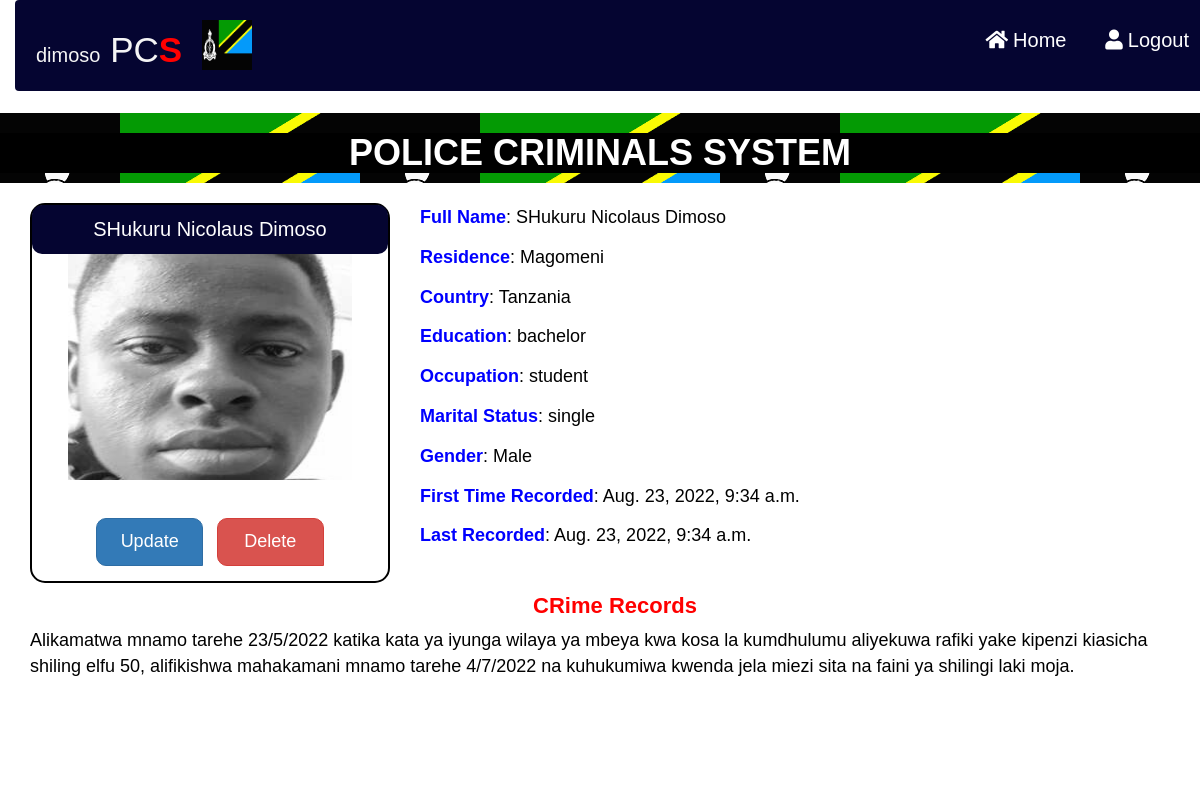
/view_criminals_records/1/ (signed in), run on the app's committed database.
### MyApp/models.py (models this page shows, shortened)
class Records(models.Model):
    criminals = models.ForeignKey(Criminals, on_delete=models.CASCADE)
    case_records = models.TextField()
    recorded_at = models.DateTimeField(auto_now_add=True, blank=True, null=True)
    updated_at = models.DateTimeField(auto_now = True, blank=True, null=True)

class Criminals(models.Model):
    name = models.CharField(max_length=200)
    residence = models.CharField(max_length=50)
    country = models.CharField(max_length=50, default="Tanzania")
    education = models.CharField(max_length=150, blank=True, null=True)
    occupation = models.CharField(max_length=150, blank=True, null=True)
    marital_status = models.CharField(max_length=50, blank=True, null=True)
    Gender_Choices = (
            ('', 'Choose Gender'),
            ('Male', 'Male'),
            ('Female', 'Female'),
        )
    gender = models.CharField(choices=Gender_Choices,max_length=7)
    recorded_at = models.DateTimeField(auto_now_add=True, blank=True, null=True)
    updated_at = models.DateTimeField(auto_now = True, blank=True, null=True)
    image = models.ImageField(upload_to="crimanls/")
    class Meta:
        verbose_name_plural = "Criminals"

### MyApp/views.py (the view)
# urls.py: path('view_criminals_records/<int:id>/', views.view_criminals_records, name="view_criminals_records"),
@login_required(login_url='signin')
def view_criminals_records(request, id):
	records = Records.objects.get(id=id)
	context = {
		"records":records,
	}
	return render(request, 'view_criminals_records.html', context)

### MyApp/templates/view_criminals_records.html (shortened to what this page needs)
{% extends 'base.html' %}
{% load static %}
{% block content %}
<!DOCTYPE html>
<html>
<head>
</head>
<body>
<div class="container-fluid" style="margin-top: 5px;">
<div class="row" style="margin-bottom: 1cm;">
{% if records %}
  <div class="col-md-4" style="margin-top: 15px;">
<div class="card text-center" style="border: 2px solid black;border-radius: 15px;">
  <div class="card-header" style="background-color: rgb(5,5,49);color: white;padding: 10px;font-size: 20px;border-radius: 10px;">
    {{records.criminals.name}}
  </div>
  <div class="card-body">
{% if records.criminals.image %}
    <center>
      <img src="{{records.criminals.image.url}}"  class="rounded-circle" style="width: 80%;height: 6cm;">
    </center>
{% else %}
  <center><h1 style="color: black;font-size: 22px;font-weight: bold;">NO IMAGE</h1></center>
  {% endif %}
  {% if user.is_superuser %}
      <div style="margin-top: 1cm;">
    <a href="{% url 'update_criminal_records' records.id %}" class="btn btn-primary" style="margin-right: 10px; margin-bottom: 15px;font-size: 18px;width: 30%;padding: 10px; border-radius: 10px;border-bottom-right-radius: 0px;">Update</a>
    <a href="{% url 'delete_criminal_records' records.id %}" class="btn btn-danger" style="margin-bottom: 15px;font-size: 18px;width: 30%;padding: 10px; border-radius: 10px;border-bottom-right-radius: 0px;">Delete</a>
    </div>
  {% endif %}
  </div>
</div>
  </div>
<div class="col-md-8" style="margin-bottom: 1cm;">
  <p>
    <h2><span style="color: blue;font-weight: bold;">Full Name</span>: {{records.criminals.name}}</h2>
    <h2><span style="color: blue;font-weight: bold;">Residence</span>: {{records.criminals.residence}}</h2>
    <h2><span style="color: blue;font-weight: bold;">Country</span>: {{records.criminals.country}}</h2>
    {% if records.criminals.education %}
    <h2><span style="color: blue;font-weight: bold;">Education</span>: {{records.criminals.education}}</h2>
    {% endif %}
    {% if records.criminals.occupation %}
    <h2><span style="color: blue;font-weight: bold;">Occupation</span>: {{records.criminals.occupation}}</h2>
    {% endif %}
    <h2><span style="color: blue;font-weight: bold;">Marital Status</span>: {{records.criminals.marital_status}}</h2>
    <h2><span style="color: blue;font-weight: bold;">Gender</span>: {{records.criminals.gender}}</h2>
    <h2><span style="color: blue;font-weight: bold;">First Time Recorded</span>: {{records.criminals.recorded_at}}</h2>
    <h2><span style="color: blue;font-weight: bold;">Last Recorded</span>: {{records.criminals.recorded_at}}</h2>
  </p>
</div>
  {% else %}
  <center><h2 style="color: black;">No Any Records</h2></center>
  {% endif %}
<div class="row" style="margin-bottom: 2cm;margin-left: 15px;margin-top: 1cm;">
  <center><h1 style="font-size: 22px;color: red;font-weight: bold;">CRime Records</h1></center>
  <p style="font-size: 18px;color: black; font-family:'poppins', sans-serif;">
    {{records.case_records}}
  </p>
</div>
</div>
</div>
</body>
</html>
{% endblock %}

### MyApp/templates/base.html (shortened to what this page needs)
{% load static %}
<!DOCTYPE html>
<html>
<head>
 <link href="{% static 'MyApp/vendor/fontawesome-free/css/all.min.css' %}" rel="stylesheet">
     <link rel="stylesheet" href="{% static 'MyApp/jqueryui/jquery-ui.css' %}">
    <link rel="stylesheet" href="{% static 'MyApp/jqueryui/jquery-ui.structure.min.css' %}">
    <link rel="stylesheet" href="{% static 'MyApp/jqueryui/jquery-ui.structure.css' %}">
    <link rel="stylesheet" href="{% static 'MyApp/jqueryui/jquery-ui.theme.min.css' %}">
     <link rel="stylesheet" href="{% static 'MyApp/jqueryui/jquery-ui.theme.css' %}">
    <link href="{% static 'MyApp/css/animate.min.css' %}" rel="stylesheet">
    <link href="{% static 'MyApp/css/bootstrap.css' %}" rel="stylesheet">
    <link href="{% static 'MyApp/vendor/bootstrap-icons/bootstrap-icons.css' %}" rel="stylesheet">
    <link href="{% static 'MyApp/vendor/fontawesome-free/css/all.min.css' %}" rel="stylesheet">
</head>
<body style="">
<div class="container-fluid" style="margin-top: ;">
<nav class="navbar">
  <h1 class="logo"><span style="font-size: 20px;">{{user.username}}</span> PC<span style="color: red;font-weight: bold;">S</span></h1>
  <span style="float: right;" data-bs-toggle="modal" data-bs-target="image">
         <img src="{% static 'MyApp/img/police.png' %}" data-bs-toggle="modal" data-bs-target="#image" class="rounded-circle" style="width: 50px;height: 50px;margin-left: 20px;">
</span>
  <ul class="desktop-list">
   {% if user.is_authenticated %}
  <a href="{% url 'home' %}">
          <li data-bs-toggle="modal" data-bs-target="#chat" style="color: white;font-size: 20px;margin-right: 5px;"><i class='fa fa-home icon' data-bs-toggle="modal" data-bs-target="#chat" style="color: white;font-size: 20px;margin-right: 5px;"></i>Home</li></a>
<a href="{% url 'logout' %}">
          <li data-bs-toggle="modal" data-bs-target="#chat" style="color: white;font-size: 20px;margin-right: 5px;"><i class='fa fa-user icon' data-bs-toggle="modal" data-bs-target="#chat" style="color: white;font-size: 20px;margin-right: 5px;"></i>Logout</li></a>
{% else %}
            <li><a href="{% url 'signin' %}">SignIn</a></li>
            <li><a href="{% url 'signup' %}">SignUp</a></li>
            {% endif %}
  </ul>
</nav>
<div style="margin-top: 3cm;">
<div class="row header-image">
<center><h1 style="color: white;font-weight: bold;background: black;background-size: cover;">POLICE CRIMINALS SYSTEM</h1></center>
</div>
</div>
<section class="home">
{% block content %}
{% endblock %}
</section>
    <link href="{% static 'MyApp/js/bootstrap.js' %}" rel="stylesheet">
</body>
</html>

### MyApp/templates/view_criminals_records.html (style rules this page uses)
.card { width: 100%; transition-property: all; transition-duration: 1s; transition-delay: .5s; transition-timing-function: ease-in; }
h2 { font-family: 'poppins', sans-serif; font-size: 18px; color: black; }

### data on the page
Records: criminals.name "SHukuru Nicolaus Dimoso", criminals.image (picture), criminals.residence "Magomeni", criminals.country "Tanzania", criminals.education "bachelor", criminals.occupation "student", criminals.marital_status "single", criminals.gender "Male", criminals.recorded_at "Aug. 23, 2022, 9:34 a.m.", case_records "Alikamatwa mnamo tarehe 23/5/2022 katika kata ya iyunga wilaya ya mbeya kwa kosa la kumdhulumu aliyekuwa rafiki yake kipenzi kiasicha shiling elfu 50, alifikishwa mahakamani mnamo tarehe 4/7/2022 na kuhukumiwa kwenda jela miezi sita na faini ya shilingi laki moja."

### other printed values
{{ user.username }} "dimoso"
